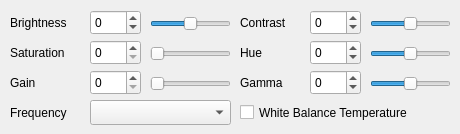
        <widget class="QWidget" name="tabCaptureDevicePropertiesConfig">
         <attribute name="title">
          <string>Cam Config</string>
         </attribute>
         <widget class="QLabel" name="labelCaptureDevicePropertiesBrightness">
          <property name="geometry">
           <rect>
            <x>10</x>
            <y>10</y>
            <width>81</width>
            <height>25</height>
           </rect>
          </property>
          <property name="minimumSize">
           <size>
            <width>0</width>
            <height>25</height>
           </size>
          </property>
          <property name="maximumSize">
           <size>
            <width>16777215</width>
            <height>25</height>
           </size>
          </property>
          <property name="text">
           <string>Brightness</string>
          </property>
         </widget>
         <widget class="QSpinBox" name="spinBoxCaptureDevicePropertiesBrightness">
          <property name="geometry">
           <rect>
            <x>90</x>
            <y>10</y>
            <width>51</width>
            <height>25</height>
           </rect>
          </property>
          <property name="minimumSize">
           <size>
            <width>0</width>
            <height>25</height>
           </size>
          </property>
          <property name="maximumSize">
           <size>
            <width>16777215</width>
            <height>25</height>
           </size>
          </property>
          <property name="readOnly">
           <bool>false</bool>
          </property>
          <property name="minimum">
           <number>-64</number>
          </property>
          <property name="maximum">
           <number>64</number>
          </property>
          <property name="value">
           <number>0</number>
          </property>
         </widget>
         <widget class="QSlider" name="horizontalSliderCaptureDevicePropertiesBrightness">
          <property name="geometry">
           <rect>
            <x>150</x>
            <y>11</y>
            <width>81</width>
            <height>25</height>
           </rect>
          </property>
          <property name="minimumSize">
           <size>
            <width>0</width>
            <height>25</height>
           </size>
          </property>
          <property name="maximumSize">
           <size>
            <width>16777215</width>
            <height>25</height>
           </size>
          </property>
          <property name="minimum">
           <number>-64</number>
          </property>
          <property name="maximum">
           <number>64</number>
          </property>
          <property name="tracking">
           <bool>true</bool>
          </property>
          <property name="orientation">
           <enum>Qt::Horizontal</enum>
          </property>
          <property name="invertedAppearance">
           <bool>false</bool>
          </property>
         </widget>
         <widget class="QSlider" name="horizontalSliderCaptureDevicePropertiesContrast">
          <property name="geometry">
           <rect>
            <x>370</x>
            <y>11</y>
            <width>81</width>
            <height>25</height>
           </rect>
          </property>
          <property name="minimumSize">
           <size>
            <width>0</width>
            <height>25</height>
           </size>
          </property>
          <property name="maximumSize">
           <size>
            <width>16777215</width>
            <height>25</height>
           </size>
          </property>
          <property name="minimum">
           <number>-64</number>
          </property>
          <property name="maximum">
           <number>64</number>
          </property>
          <property name="orientation">
           <enum>Qt::Horizontal</enum>
          </property>
         </widget>
         <widget class="QLabel" name="labelCaptureDevicePropertiesContrast">
          <property name="geometry">
           <rect>
            <x>240</x>
            <y>10</y>
            <width>61</width>
            <height>25</height>
           </rect>
          </property>
          <property name="minimumSize">
           <size>
            <width>0</width>
            <height>25</height>
           </size>
          </property>
          <property name="maximumSize">
           <size>
            <width>16777215</width>
            <height>25</height>
           </size>
          </property>
          <property name="text">
           <string>Contrast</string>
          </property>
         </widget>
         <widget class="QSpinBox" name="spinBoxCaptureDevicePropertiesContrast">
          <property name="geometry">
           <rect>
            <x>310</x>
            <y>10</y>
            <width>51</width>
            <height>25</height>
           </rect>
          </property>
          <property name="minimumSize">
           <size>
            <width>0</width>
            <height>25</height>
           </size>
          </property>
          <property name="maximumSize">
           <size>
            <width>16777215</width>
            <height>25</height>
           </size>
          </property>
          <property name="minimum">
           <number>-64</number>
          </property>
          <property name="maximum">
           <number>64</number>
          </property>
          <property name="value">
           <number>0</number>
          </property>
         </widget>
         <widget class="QSlider" name="horizontalSliderCaptureDevicePropertiesSaturation">
          <property name="geometry">
           <rect>
            <x>150</x>
            <y>41</y>
            <width>81</width>
            <height>25</height>
           </rect>
          </property>
          <property name="minimumSize">
           <size>
            <width>0</width>
            <height>25</height>
           </size>
          </property>
          <property name="maximumSize">
           <size>
            <width>16777215</width>
            <height>25</height>
           </size>
          </property>
          <property name="minimum">
           <number>0</number>
          </property>
          <property name="maximum">
           <number>128</number>
          </property>
          <property name="orientation">
           <enum>Qt::Horizontal</enum>
          </property>
         </widget>
         <widget class="QLabel" name="labelCaptureDevicePropertiesSaturation">
          <property name="geometry">
           <rect>
            <x>10</x>
            <y>40</y>
            <width>81</width>
            <height>25</height>
           </rect>
          </property>
          <property name="minimumSize">
           <size>
            <width>0</width>
            <height>25</height>
           </size>
          </property>
          <property name="maximumSize">
           <size>
            <width>16777215</width>
            <height>25</height>
           </size>
          </property>
          <property name="text">
           <string>Saturation</string>
          </property>
         </widget>
         <widget class="QSpinBox" name="spinBoxCaptureDevicePropertiesSaturation">
          <property name="geometry">
           <rect>
            <x>90</x>
            <y>40</y>
            <width>51</width>
            <height>25</height>
           </rect>
          </property>
          <property name="minimumSize">
           <size>
            <width>0</width>
            <height>25</height>
           </size>
          </property>
          <property name="maximumSize">
           <size>
            <width>16777215</width>
            <height>25</height>
           </size>
          </property>
          <property name="minimum">
           <number>0</number>
          </property>
          <property name="maximum">
           <number>128</number>
          </property>
          <property name="value">
           <number>0</number>
          </property>
         </widget>
         <widget class="QSpinBox" name="spinBoxCaptureDevicePropertiesGain">
          <property name="geometry">
           <rect>
            <x>90</x>
            <y>70</y>
            <width>51</width>
            <height>25</height>
           </rect>
          </property>
          <property name="minimumSize">
           <size>
            <width>0</width>
            <height>25</height>
           </size>
          </property>
          <property name="maximumSize">
           <size>
            <width>16777215</width>
            <height>25</height>
           </size>
          </property>
          <property name="minimum">
           <number>0</number>
          </property>
          <property name="maximum">
           <number>128</number>
          </property>
          <property name="value">
           <number>0</number>
          </property>
         </widget>
         <widget class="QLabel" name="labelCaptureDevicePropertiesGain">
          <property name="geometry">
           <rect>
            <x>10</x>
            <y>70</y>
            <width>81</width>
            <height>25</height>
           </rect>
          </property>
          <property name="minimumSize">
           <size>
            <width>0</width>
            <height>25</height>
           </size>
          </property>
          <property name="maximumSize">
           <size>
            <width>16777215</width>
            <height>25</height>
           </size>
          </property>
          <property name="text">
           <string>Gain</string>
          </property>
         </widget>
         <widget class="QSlider" name="horizontalSliderCaptureDevicePropertiesGain">
          <property name="geometry">
           <rect>
            <x>150</x>
            <y>71</y>
            <width>81</width>
            <height>25</height>
           </rect>
          </property>
          <property name="minimumSize">
           <size>
            <width>0</width>
            <height>25</height>
           </size>
          </property>
          <property name="maximumSize">
           <size>
            <width>16777215</width>
            <height>25</height>
           </size>
          </property>
          <property name="minimum">
           <number>0</number>
          </property>
          <property name="maximum">
           <number>128</number>
          </property>
          <property name="orientation">
           <enum>Qt::Horizontal</enum>
          </property>
         </widget>
         <widget class="QLabel" name="labelCaptureDevicePropertiesHue">
          <property name="geometry">
           <rect>
            <x>240</x>
            <y>40</y>
            <width>61</width>
            <height>25</height>
           </rect>
          </property>
          <property name="minimumSize">
           <size>
            <width>0</width>
            <height>25</height>
           </size>
          </property>
          <property name="maximumSize">
           <size>
            <width>16777215</width>
            <height>25</height>
           </size>
          </property>
          <property name="text">
           <string>Hue</string>
          </property>
         </widget>
         <widget class="QSlider" name="horizontalSliderCaptureDevicePropertiesHue">
          <property name="geometry">
           <rect>
            <x>370</x>
            <y>41</y>
            <width>81</width>
            <height>25</height>
           </rect>
          </property>
          <property name="minimumSize">
           <size>
            <width>0</width>
            <height>25</height>
           </size>
          </property>
          <property name="maximumSize">
           <size>
            <width>16777215</width>
            <height>25</height>
           </size>
          </property>
          <property name="minimum">
           <number>-64</number>
          </property>
          <property name="maximum">
           <number>64</number>
          </property>
          <property name="orientation">
           <enum>Qt::Horizontal</enum>
          </property>
         </widget>
         <widget class="QSpinBox" name="spinBoxCaptureDevicePropertiesHue">
          <property name="geometry">
           <rect>
            <x>310</x>
            <y>40</y>
            <width>51</width>
            <height>25</height>
           </rect>
          </property>
          <property name="minimumSize">
           <size>
            <width>0</width>
            <height>25</height>
           </size>
          </property>
          <property name="maximumSize">
           <size>
            <width>16777215</width>
            <height>25</height>
           </size>
          </property>
          <property name="minimum">
           <number>-64</number>
          </property>
          <property name="maximum">
           <number>64</number>
          </property>
          <property name="value">
           <number>0</number>
          </property>
         </widget>
         <widget class="QLabel" name="labelCaptureDevicePropertiesGamma">
          <property name="geometry">
           <rect>
            <x>240</x>
            <y>70</y>
            <width>61</width>
            <height>25</height>
           </rect>
          </property>
          <property name="minimumSize">
           <size>
            <width>0</width>
            <height>25</height>
           </size>
          </property>
          <property name="maximumSize">
           <size>
            <width>16777215</width>
            <height>25</height>
           </size>
          </property>
          <property name="text">
           <string>Gamma</string>
          </property>
         </widget>
         <widget class="QSlider" name="horizontalSliderGamma">
          <property name="geometry">
           <rect>
            <x>370</x>
            <y>71</y>
            <width>81</width>
            <height>25</height>
           </rect>
          </property>
          <property name="minimumSize">
           <size>
            <width>0</width>
            <height>25</height>
           </size>
          </property>
          <property name="maximumSize">
           <size>
            <width>16777215</width>
            <height>25</height>
           </size>
          </property>
          <property name="minimum">
           <number>-64</number>
          </property>
          <property name="maximum">
           <number>64</number>
          </property>
          <property name="orientation">
           <enum>Qt::Horizontal</enum>
          </property>
         </widget>
         <widget class="QSpinBox" name="spinBoxCaptureDevicePropertiesGamma">
          <property name="geometry">
           <rect>
            <x>310</x>
            <y>70</y>
            <width>51</width>
            <height>25</height>
           </rect>
          </property>
          <property name="minimumSize">
           <size>
            <width>0</width>
            <height>25</height>
           </size>
          </property>
          <property name="maximumSize">
           <size>
            <width>16777215</width>
            <height>25</height>
           </size>
          </property>
          <property name="minimum">
           <number>-64</number>
          </property>
          <property name="maximum">
           <number>64</number>
          </property>
          <property name="value">
           <number>0</number>
          </property>
         </widget>
         <widget class="QComboBox" name="comboBoxCaptureDevicePropertiesFrequency">
          <property name="geometry">
           <rect>
            <x>90</x>
            <y>100</y>
            <width>141</width>
            <height>25</height>
           </rect>
          </property>
          <property name="minimumSize">
           <size>
            <width>0</width>
            <height>25</height>
           </size>
          </property>
          <property name="maximumSize">
           <size>
            <width>16777215</width>
            <height>25</height>
           </size>
          </property>
         </widget>
         <widget class="QLabel" name="labelCaptureDevicePropertiesFrequency">
          <property name="geometry">
           <rect>
            <x>10</x>
            <y>100</y>
            <width>70</width>
            <height>25</height>
           </rect>
          </property>
          <property name="minimumSize">
           <size>
            <width>70</width>
            <height>25</height>
           </size>
          </property>
          <property name="maximumSize">
           <size>
            <width>70</width>
            <height>25</height>
           </size>
          </property>
          <property name="text">
           <string>Frequency</string>
          </property>
         </widget>
         <widget class="QCheckBox" name="checkBoxCaptureDevicePropertiesWhiteBalance">
          <property name="geometry">
           <rect>
            <x>240</x>
            <y>100</y>
            <width>211</width>
            <height>25</height>
           </rect>
          </property>
          <property name="minimumSize">
           <size>
            <width>0</width>
            <height>25</height>
           </size>
          </property>
          <property name="maximumSize">
           <size>
            <width>16777215</width>
            <height>25</height>
           </size>
          </property>
          <property name="text">
           <string>White Balance Temperature</string>
          </property>
         </widget>
        </widget>
